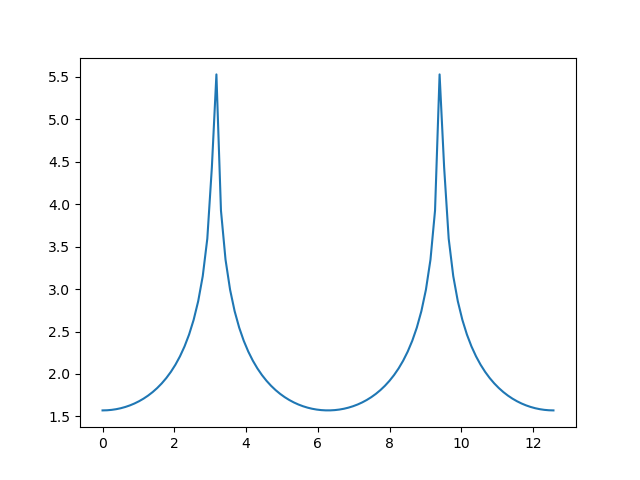

Write the Python code that produced this figure.
from q4_4 import trap1
import numpy as np
from math import pi, sin
from matplotlib import pyplot as plt


def period2(phi):
    return 1 / (1 - (sin(a / 2) ** 2) * (sin(phi)) ** 2) ** 0.5


if __name__ == '__main__':
    global a
    alphas = np.linspace(0, 4 * pi, 100)
    q = []
    for a in alphas:
        q.append([a, trap1(period2, 0, pi / 2, 1.0e-3)])
    for x in q:
        print(f'for alpha {x[0]}, the ratio is {x[1] * 2 / pi}')

    plt.plot(alphas, [i[1] for i in q])
    plt.savefig('q4_7.png')
